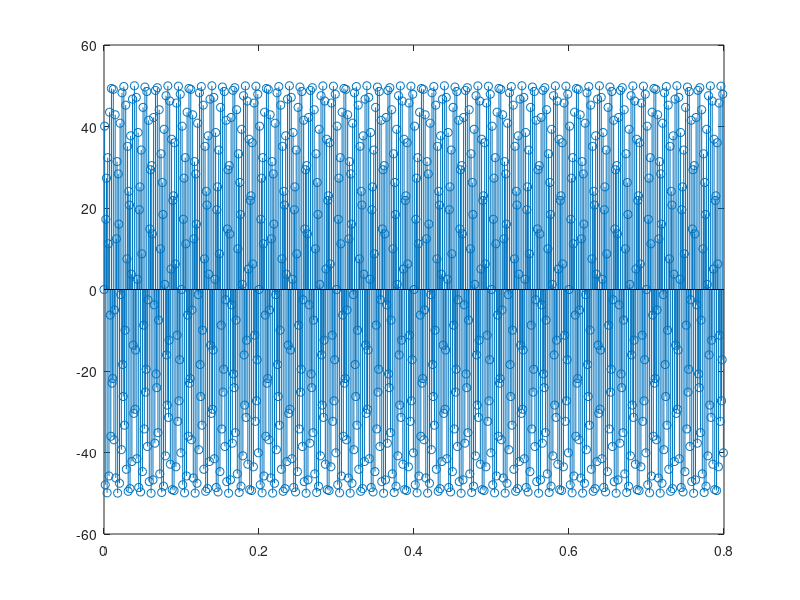

This chart was generated by the following MATLAB code:
clear all;
% Write code to implement a 0.8-sec long sine wave of length 1000 and 
% frequency 440 Hz

% To plot your signal, you can use either: plot(t,x) or stem(t,x)
N = 1000;
t = linspace(0, (N-1)/1250, 1000);
x = sin(2*pi*440*t);
x = x'
stem(t,x)
y = 50*x;
stem(t,y)